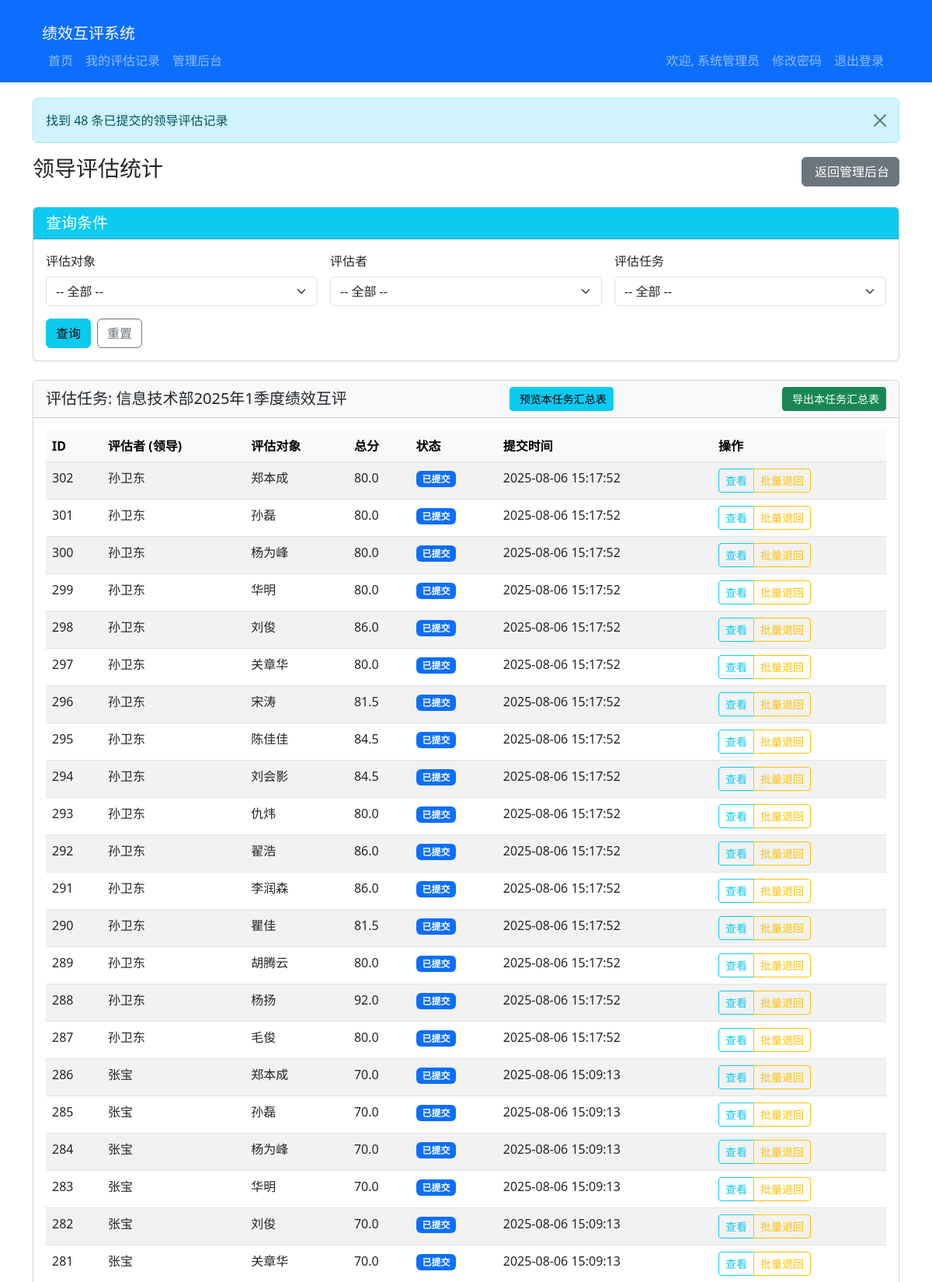
The app's page /admin/leader_evaluation_stats (signed in, upper part) with its own data.
### models.py (models this page shows, shortened)
class Employee(UserMixin, db.Model):
    id = db.Column(db.Integer, primary_key=True)
    employee_id = db.Column(db.String(20), unique=True, nullable=False)
    name = db.Column(db.String(100), nullable=False)
    position = db.Column(db.String(100), nullable=False)
    password_hash = db.Column(db.String(256), nullable=False)
    is_admin = db.Column(db.Boolean, default=False)
    is_frozen = db.Column(db.Boolean, default=False)
    created_at = db.Column(db.DateTime, default=datetime.utcnow)
    updated_at = db.Column(db.DateTime, default=datetime.utcnow, onupdate=datetime.utcnow)

class EvaluationTask(db.Model):
    __tablename__ = 'evaluation_task'
    id = db.Column(db.Integer, primary_key=True)
    year = db.Column(db.Integer, nullable=False)
    quarter = db.Column(db.Integer, nullable=False)  # 1-4
    name = db.Column(db.String(200), nullable=False)
    status = db.Column(db.String(20), default='published', nullable=False)
    created_at = db.Column(db.DateTime, default=datetime.utcnow)
    updated_at = db.Column(db.DateTime, default=datetime.utcnow, onupdate=datetime.utcnow)
    records = db.relationship('EvaluationRecord', back_populates='task', cascade='all, delete-orphan', lazy='dynamic')

class EvaluationRecord(db.Model):
    __tablename__ = 'evaluation_record'
    id = db.Column(db.Integer, primary_key=True)
    evaluator_id = db.Column(db.Integer, db.ForeignKey('employee.id'), nullable=False)
    evaluatee_id = db.Column(db.Integer, db.ForeignKey('employee.id'), nullable=False)
    task_id = db.Column(db.Integer, db.ForeignKey('evaluation_task.id'), nullable=False)
    status = db.Column(db.String(20), default='submitted')  # submitted, returned, withdrawal_requested
    submitted_at = db.Column(db.DateTime, default=datetime.utcnow)
    created_at = db.Column(db.DateTime, default=datetime.utcnow)
    updated_at = db.Column(db.DateTime, default=datetime.utcnow, onupdate=datetime.utcnow)
    withdrawal_reason = db.Column(db.Text)
    evaluator = db.relationship('Employee', foreign_keys=[evaluator_id], backref='evaluations_made')
    evaluatee = db.relationship('Employee', foreign_keys=[evaluatee_id], backref='evaluations_received')
    scores = db.relationship('EvaluationScore', backref='record', cascade='all, delete-orphan')
    task = db.relationship('EvaluationTask', back_populates='records')
    @property
    def total_score(self):
        published_scores = self.scores  # 包含所有维度的评分，不限制发布状态
        total = sum(score.score * score.dimension.weight for score in published_scores)
        total_weight = sum(score.dimension.weight for score in published_scores)
        if total_weight == 0:
            return 0  # 避免除以零错误
        if total_weight > 1.0001:
            from flask import current_app
            current_app.logger.warning(f"评估维度权重总和超过100%: {total_weight:.4f}")
        return round(min(total * 20, 100.0), 2)  # 确保总分不超过100分

class EvaluationScore(db.Model):
    id = db.Column(db.Integer, primary_key=True)
    record_id = db.Column(db.Integer, db.ForeignKey('evaluation_record.id'), nullable=False)
    dimension_id = db.Column(db.Integer, db.ForeignKey('evaluation_dimension.id'), nullable=False)
    score = db.Column(db.Float, nullable=False)
    created_at = db.Column(db.DateTime, default=datetime.utcnow)
    updated_at = db.Column(db.DateTime, default=datetime.utcnow, onupdate=datetime.utcnow)
    dimension = db.relationship('EvaluationDimension')

class EvaluationDimension(db.Model):
    __tablename__ = 'evaluation_dimension'
    id = db.Column(db.Integer, primary_key=True)
    name = db.Column(db.String(100), nullable=False)
    status = db.Column(db.String(20), default='published', nullable=False)
    weight = db.Column(db.Float, nullable=False)
    created_at = db.Column(db.DateTime, default=datetime.utcnow)
    updated_at = db.Column(db.DateTime, default=datetime.utcnow, onupdate=datetime.utcnow)

### app.py (the view)
@app.route('/admin/leader_evaluation_stats')
@login_required
@admin_required
def admin_leader_evaluation_stats():
    from models import Employee, EvaluationRecord, EvaluationTask
    from openpyxl.styles import Font
    from forms import EvaluationSearchForm
    evaluatee_id = request.args.get('evaluatee_id')
    task_id = request.args.get('task_id')
    evaluator_id = request.args.get('evaluator_id')
    employees = Employee.query.filter(Employee.employee_id != '10000').all()
    tasks = EvaluationTask.query.filter_by(status='published').all()
    from sqlalchemy.orm import joinedload
    from sqlalchemy import func, and_
    admin_employee = Employee.query.filter_by(employee_id='10000').first()
    query = EvaluationRecord.query.filter_by(status='submitted').options(joinedload(EvaluationRecord.task), joinedload(EvaluationRecord.evaluator))
    if admin_employee:
        query = query.filter(
            ~EvaluationRecord.evaluator_id.in_([admin_employee.id]) &
            ~EvaluationRecord.evaluatee_id.in_([admin_employee.id])
        )
    valid_evaluators = Employee.query.filter(Employee.employee_id >= '2').all()
    valid_evaluator_ids = [emp.id for emp in valid_evaluators]
    if valid_evaluator_ids:
        query = query.filter(EvaluationRecord.evaluator_id.in_(valid_evaluator_ids))
    if task_id:
        query = query.filter_by(task_id=task_id)
    subquery = query.with_entities(
        EvaluationRecord.evaluator_id,
        EvaluationRecord.evaluatee_id,
        EvaluationRecord.task_id,
        func.max(EvaluationRecord.id).label('max_id')
    ).group_by(
        EvaluationRecord.evaluator_id,
        EvaluationRecord.evaluatee_id,
        EvaluationRecord.task_id
    ).subquery()
    query = query.join(
        subquery,
        and_(
            EvaluationRecord.evaluator_id == subquery.c.evaluator_id,
            EvaluationRecord.evaluatee_id == subquery.c.evaluatee_id,
            EvaluationRecord.task_id == subquery.c.task_id,
            EvaluationRecord.id == subquery.c.max_id
        )
    )
    query = query.options(
        joinedload(EvaluationRecord.task),
        joinedload(EvaluationRecord.evaluator),
        joinedload(EvaluationRecord.evaluatee),
        joinedload(EvaluationRecord.scores).joinedload(EvaluationScore.dimension)
    )
    if evaluatee_id:
        query = query.filter_by(evaluatee_id=evaluatee_id)
    if evaluator_id:
        query = query.filter_by(evaluator_id=evaluator_id)
    if task_id:
        query = query.filter_by(task_id=task_id)
    evaluations = query.order_by(EvaluationRecord.submitted_at.desc()).all()
    evaluations.sort(key=lambda x: x.task_id)
    flash(f'找到 {len(evaluations)} 条已提交的领导评估记录', 'info')
    evaluators = Employee.query.filter(Employee.employee_id != '10000', Employee.employee_id >= '2').all()
    evaluatees = Employee.query.filter(Employee.employee_id != '10000', Employee.employee_id < '2').all()
    from collections import defaultdict
    from itertools import groupby
    task_summaries = defaultdict(dict)
    for task_id, task_evaluations in groupby(evaluations, key=lambda x: x.task_id):
        task_evaluations_list = list(task_evaluations)
        summary_data, averages = generate_evaluation_summary(task_evaluations_list, evaluators, evaluatees)
        task_summaries[task_id] = {
            'summary_data': summary_data,
            'averages': averages
        }
    return render_template(
        'admin/leader_evaluation_stats.html',
        evaluations=evaluations,
        employees=employees,
        tasks=tasks,
        evaluators=evaluators,
        evaluatees=evaluatees,
        task_summaries=task_summaries
    )

### app.py (called while the page is built)
def admin_required(f):
    @wraps(f)
    def decorated_function(*args, **kwargs):
        if not current_user.is_authenticated:
            return redirect(url_for('login', next=request.url))
        if not current_user.is_admin:
            abort(403)
        return f(*args, **kwargs)
    return decorated_function

@app.template_filter('shanghai_time')
def shanghai_time_filter(dt, format='%Y-%m-%d %H:%M:%S'):
    if dt is None:
        return ""
    utc_dt = pytz.utc.localize(dt)
    shanghai_tz = pytz.timezone('Asia/Shanghai')
    return utc_dt.astimezone(shanghai_tz).strftime(format)

@login_manager.user_loader
def load_user(user_id):
    return Employee.query.get(int(user_id))

### templates/admin/leader_evaluation_stats.html (shortened to what this page needs)
{% extends 'base.html' %}
{% block content %}
<div class="row">
    <div class="col-md-12">
        <div class="d-flex justify-content-between align-items-center mb-4">
            <h3>领导评估统计</h3>
            <a href="{{ url_for('admin_dashboard') }}" class="btn btn-secondary">
                 返回管理后台
            </a>
        </div>
        <div class="card mb-4">
            <div class="card-header bg-info text-white">
                <h5 class="mb-0">查询条件</h5>
            </div>
            <div class="card-body">
                <form method="GET" action="{{ url_for('admin_leader_evaluation_stats') }}" class="row g-3">
                    <div class="col-md-4 col-sm-6">
                        <label class="form-label">评估对象</label>
                        <select class="form-select" name="evaluatee_id">
                            <option value="">-- 全部 --</option>
                        </select>
                    </div>
                    <div class="col-md-4 col-sm-6">
                        <label class="form-label">评估者</label>
                        <select class="form-select" name="evaluator_id">
                            <option value="">-- 全部 --</option>
                        </select>
                    </div>
                    <div class="col-md-4 col-sm-6">
                        <label class="form-label">评估任务</label>
                        <select class="form-select" name="task_id">
                            <option value="">-- 全部 --</option>
                        </select>
                    </div>
                    <div class="col-12 col-sm-6 d-flex align-items-end">
                        <button type="submit" class="btn btn-info me-2">查询</button>
                        <a href="{{ url_for('admin_leader_evaluation_stats') }}" class="btn btn-outline-secondary">重置</a>
                    </div>
                </form>
            </div>
        </div>
        {% if evaluations %}
            {% for task_id, task_evaluations in evaluations|groupby('task.id') %}
            <div class="card mb-4">
                <div class="card-header bg-light d-flex justify-content-between align-items-center">
                    <h5 class="mb-0">评估任务: {{ task_evaluations[0].task.name }}</h5>
                    <a href="#" class="btn btn-info btn-sm me-2" data-bs-toggle="modal" data-bs-target="#summaryModal{{ task_id|default('0') }}">
                        预览本任务汇总表
                    </a>
                    <a href="{{ url_for('export_leader_evaluation_summary', task_id=task_id) }}" class="btn btn-success btn-sm">
                        导出本任务汇总表
                    </a>
                </div>
                <div class="card-body">
                    <div class="table-responsive">
                        <table class="table table-striped table-hover">
                            <thead class="table-light">
                                <tr>
                                    <th>ID</th>
                                    <th>评估者 (领导)</th>
                                    <th>评估对象</th>
                                    <th>总分</th>
                                    <th>状态</th>
                                    <th>提交时间</th>
                                    <th>操作</th>
                                </tr>
                            </thead>
                            <tbody>
                                {% for evaluation in task_evaluations %}
                                <tr>
                                    <td>{{ evaluation.id }}</td>
                                    <td>{{ evaluation.evaluator.name }}</td>
                                    <td>{{ evaluation.evaluatee.name }}</td>
                                    <td>{{ evaluation.total_score }}</td>
                                    <td>
                                        {% if evaluation.status == 'draft' %}
                                            <span class="badge bg-secondary">草稿</span>
                                        {% elif evaluation.status == 'submitted' %}
                                            <span class="badge bg-primary">已提交</span>
                                        {% elif evaluation.status == 'returned' %}
                                            <span class="badge bg-warning">已退回</span>
                                        {% endif %}
                                    </td>
                                    <td>{{ evaluation.submitted_at|shanghai_time if evaluation.submitted_at else '-' }}</td>
                                    <td>
                                        <div class="btn-group" role="group">
                                            <a href="{{ url_for('view_evaluation', id=evaluation.id) }}" class="btn btn-sm btn-outline-info">
                                                 查看
                                            </a>
                                            {% if evaluation.status == 'submitted' %}
                                                <a href="{{ url_for('batch_return', evaluation_id=evaluation.id) }}" class="btn btn-sm btn-outline-warning" onclick="(function() { var url = {{ url_for('batch_return', evaluation_id=evaluation.id) | tojson }}; console.log('批量退回URL: ' + url); })();"> 批量退回</a>
                                            {% endif %}
                                        </div>
                                </td>
                            </tr>
                            {% endfor %}
                        </tbody>
                    </table>
                </div>
        </div>
            {% endfor %}
        {% endif %}
    </div>
</div>
{% endblock %}

### templates/base.html (shortened to what this page needs)
<!DOCTYPE html>
<html lang="zh-CN">
<head>
    <link href="{{ url_for('static', filename='css/bootstrap.min.css') }}" rel="stylesheet">
</head>
<body>
    <nav class="navbar navbar-expand-lg navbar-dark bg-primary">
    <div class="container">
    <div class="container-fluid">
        <a class="navbar-brand" href="{{ url_for('index') }}">绩效互评系统</a>
        <div class="collapse navbar-collapse" id="navbarNav">
        {% if current_user.is_authenticated %}
        <ul class="navbar-nav me-auto">
            <li class="nav-item">
                <a class="nav-link" href="{{ url_for('index') }}">首页</a>
            </li>
            <li class="nav-item">
                <a class="nav-link" href="{{ url_for('my_evaluations') }}">我的评估记录</a>
            </li>
            {% if current_user.employee_id == '10000' %}
            <li class="nav-item">
                <a class="nav-link" href="{{ url_for('admin_dashboard') }}">管理后台</a>
            </li>
            {% endif %}
        </ul>
        <ul class="navbar-nav">
            <li class="nav-item">
                <span class="nav-link">欢迎, {{ current_user.name }}</span>
            </li>
            <li class="nav-item">
                  <a href="{{ url_for('change_password') }}" class="nav-link">修改密码</a>
              </li>
              <li class="nav-item">
                  <a href="{{ url_for('logout') }}" class="nav-link">退出登录</a>
              </li>
        </ul>
        {% else %}
        <ul class="navbar-nav ms-auto">
            <li class="nav-item">
                <a class="nav-link" href="{{ url_for('login') }}">登录</a>
            </li>
        </ul>
        {% endif %}
        </div>
    </nav>
    <div class="container">
        {% with messages = get_flashed_messages(with_categories=true) %}
            {% if messages %}
                {% for category, message in messages %}
                    <div class="alert alert-{{ category }} alert-dismissible fade show" role="alert">
                        {{ message }}
                        <button type="button" class="btn-close" data-bs-dismiss="alert" aria-label="Close"></button>
                    </div>
                {% endfor %}
            {% endif %}
        {% endwith %}
        {% block content %}{% endblock %}
    </div>
</body>
</html>

### templates/base.html (style rules this page uses)
.container { margin-top: 20px; }

### records on screen
Employee: name "系统管理员"
EvaluationTask: name "信息技术部2025年1季度绩效互评"
EvaluationRecord: id "302", evaluator.name "孙卫东", evaluatee.name "郑本成", total_score "80.0", status "已提交", submitted_at|shanghai_time "2025-08-06 15:17:52"
EvaluationRecord: id "301", evaluator.name "孙卫东", evaluatee.name "孙磊", total_score "80.0", status "已提交", submitted_at|shanghai_time "2025-08-06 15:17:52"
EvaluationRecord: id "300", evaluator.name "孙卫东", evaluatee.name "杨为峰", total_score "80.0", status "已提交", submitted_at|shanghai_time "2025-08-06 15:17:52"
EvaluationRecord: id "299", evaluator.name "孙卫东", evaluatee.name "华明", total_score "80.0", status "已提交", submitted_at|shanghai_time "2025-08-06 15:17:52"
EvaluationRecord: id "298", evaluator.name "孙卫东", evaluatee.name "刘俊", total_score "86.0", status "已提交", submitted_at|shanghai_time "2025-08-06 15:17:52"
EvaluationRecord: id "297", evaluator.name "孙卫东", evaluatee.name "关章华", total_score "80.0", status "已提交", submitted_at|shanghai_time "2025-08-06 15:17:52"
EvaluationRecord: id "296", evaluator.name "孙卫东", evaluatee.name "宋涛", total_score "81.5", status "已提交", submitted_at|shanghai_time "2025-08-06 15:17:52"
EvaluationRecord: id "295", evaluator.name "孙卫东", evaluatee.name "陈佳佳", total_score "84.5", status "已提交", submitted_at|shanghai_time "2025-08-06 15:17:52"
EvaluationRecord: id "294", evaluator.name "孙卫东", evaluatee.name "刘会影", total_score "84.5", status "已提交", submitted_at|shanghai_time "2025-08-06 15:17:52"
EvaluationRecord: id "293", evaluator.name "孙卫东", evaluatee.name "仇炜", total_score "80.0", status "已提交", submitted_at|shanghai_time "2025-08-06 15:17:52"
EvaluationRecord: id "292", evaluator.name "孙卫东", evaluatee.name "翟浩", total_score "86.0", status "已提交", submitted_at|shanghai_time "2025-08-06 15:17:52"
EvaluationRecord: id "291", evaluator.name "孙卫东", evaluatee.name "李润森", total_score "86.0", status "已提交", submitted_at|shanghai_time "2025-08-06 15:17:52"
EvaluationRecord: id "290", evaluator.name "孙卫东", evaluatee.name "瞿佳", total_score "81.5", status "已提交", submitted_at|shanghai_time "2025-08-06 15:17:52"
EvaluationRecord: id "289", evaluator.name "孙卫东", evaluatee.name "胡腾云", total_score "80.0", status "已提交", submitted_at|shanghai_time "2025-08-06 15:17:52"
EvaluationRecord: id "288", evaluator.name "孙卫东", evaluatee.name "杨扬", total_score "92.0", status "已提交", submitted_at|shanghai_time "2025-08-06 15:17:52"
EvaluationRecord: id "287", evaluator.name "孙卫东", evaluatee.name "毛俊", total_score "80.0", status "已提交", submitted_at|shanghai_time "2025-08-06 15:17:52"
EvaluationRecord: id "286", evaluator.name "张宝", evaluatee.name "郑本成", total_score "70.0", status "已提交", submitted_at|shanghai_time "2025-08-06 15:09:13"
EvaluationRecord: id "285", evaluator.name "张宝", evaluatee.name "孙磊", total_score "70.0", status "已提交", submitted_at|shanghai_time "2025-08-06 15:09:13"
EvaluationRecord: id "284", evaluator.name "张宝", evaluatee.name "杨为峰", total_score "70.0", status "已提交", submitted_at|shanghai_time "2025-08-06 15:09:13"
EvaluationRecord: id "283", evaluator.name "张宝", evaluatee.name "华明", total_score "70.0", status "已提交", submitted_at|shanghai_time "2025-08-06 15:09:13"
EvaluationRecord: id "282", evaluator.name "张宝", evaluatee.name "刘俊", total_score "70.0", status "已提交", submitted_at|shanghai_time "2025-08-06 15:09:13"
EvaluationRecord: id "281", evaluator.name "张宝", evaluatee.name "关章华", total_score "70.0", status "已提交", submitted_at|shanghai_time "2025-08-06 15:09:13"

### other values on screen
{{ message }} "找到 48 条已提交的领导评估记录"
